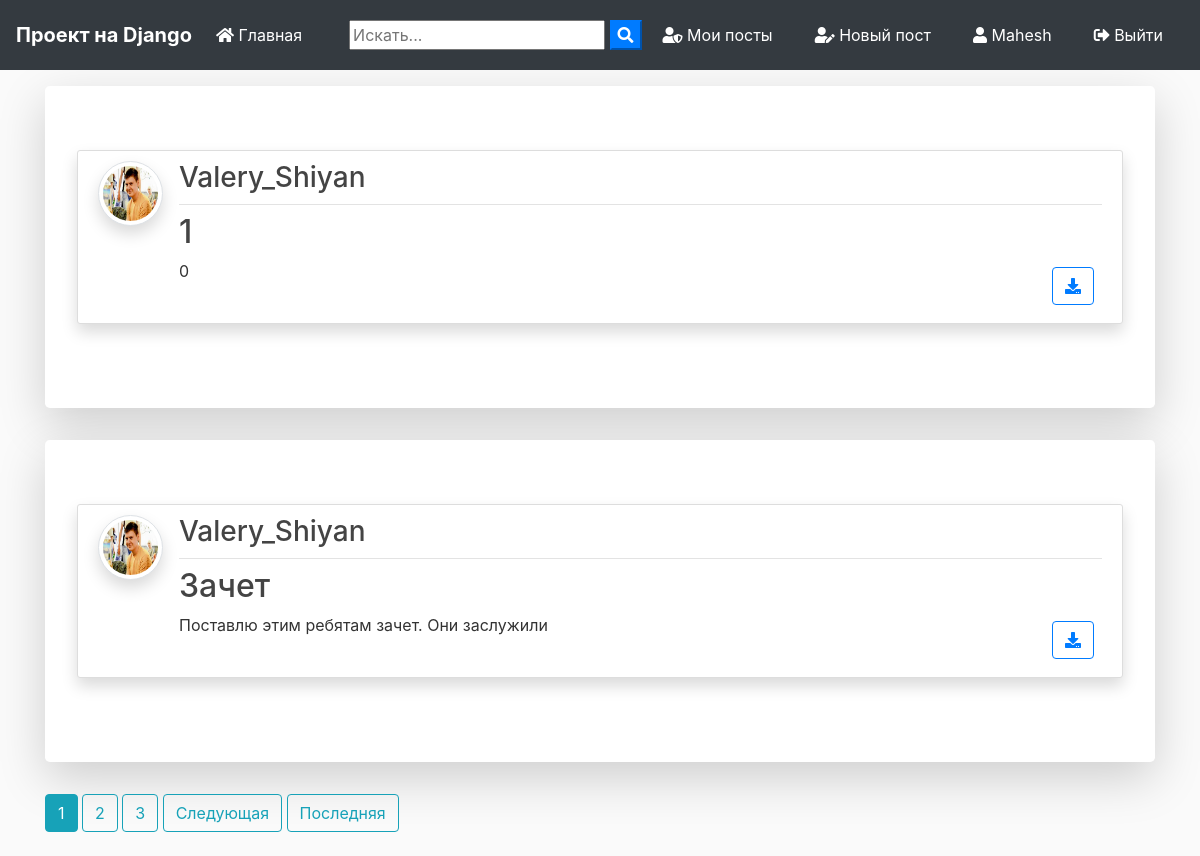
The app's page / (signed in) with its own data.
### blog/models.py (models this page shows, shortened)
class Post(models.Model):
	title = models.CharField(max_length=100)
	file = models.FileField(null=True,blank=True,upload_to='Files')
	content = models.TextField()
	date_posted = models.DateTimeField(default=timezone.now)
	author = models.ForeignKey(User, on_delete=models.CASCADE)

### users/models.py (models this page shows, shortened)
class Profile(models.Model):
    user = models.OneToOneField(User, on_delete=models.CASCADE)
    image = models.ImageField(default='default.jpg', upload_to='profile_pics')

### blog/views.py (the view)
# urls.py: path('', PostListView.as_view(), name='blog-home'),
class PostListView(ListView):
    model = Post
    template_name = 'blog/home.html'  # <app>/<model>_<viewtype>.html
    context_object_name = 'posts'
    ordering = ['-date_posted']
    paginate_by = 2

### blog/templates/blog/home.html (shortened to what this page needs)
{% extends "blog/base.html" %}
{% block content %}
    {% for post in posts %}
      <div class="jumbotron mt-3 bg-white shadow-lg">
      <article class="media content-section shadow">
        <a href="{{ post.author.profile.image.url }} " target="_blank"> <img src="{{ post.author.profile.image.url }}  " alt="" class="article-img rounded-circle img-thumbnail img-fluid shadow">
        </a>
        <div class="media-body">
          <div class="article-metadata d-flex justify-content-between">
            <a class="mr-2 " href="{% url 'user-posts' post.author.username  %}"><h3>{{ post.author }}</h3></a>
          </div>
          <h2><a class="article-title text-justify " href="{% url 'post-detail' post.id %}">{{ post.title }}</a></h2>
          <div class="d-flex justify-content-between">
            <p class="article-content text-justify text-truncate overflow-hidden">{{ post.content }}</p>
            {% if post.file %}
          <div class="form-group mt-0 pt-0  m-2">
            <a class="btn btn-outline-primary  btn-d "  href="{{ post.file.url }}"  download type="submit"><i class="fas fa-download"></i></a>
          </div>
          {% endif %}
          </div>
        </div>
      </article>
      </div>
    {% endfor %}
    {% if is_paginated %}
      {% for num in page_obj.paginator.page_range %}
        {% if page_obj.number == num %}
          <a class="btn btn-info mb-4" href="?page={{ num }}">{{ num }}</a>
        {% elif num > page_obj.number|add:'-3' and num < page_obj.number|add:'3' %}
          <a class="btn btn-outline-info mb-4" href="?page={{ num }}">{{ num }}</a>
        {% endif %}
      {% endfor %}
      {% if page_obj.has_next %}
        <a class="btn btn-outline-info mb-4" href="?page={{ page_obj.next_page_number }}">Следующая</a>
        <a class="btn btn-outline-info mb-4" href="?page={{ page_obj.paginator.num_pages }}">Последняя</a>
      {% endif %}
    {% endif %}
{% endblock content %}

### blog/templates/blog/base.html (shortened to what this page needs)
{% load static %}
<!doctype html>
<html lang="en">
  <head>
    <link rel="stylesheet" href="https://stackpath.bootstrapcdn.com/bootstrap/4.3.1/css/bootstrap.min.css">
    <link rel="stylesheet" href="https://use.fontawesome.com/releases/v5.8.1/css/all.css" >
    <link rel="stylesheet" href="{% static 'blog/main.css' %}">
</head>
  <body>
        <nav class="navbar navbar-expand-lg navbar-dark bg-dark">
                <a class="navbar-brand font-weight-bold" href="{% url 'blog-home' %}">Проект на Django</a>
                <div class="collapse navbar-collapse" id="navbarSupportedContent">
                  <ul class="navbar-nav mr-auto">
                    <li class="nav-item active">
                      <a class="nav-link" href="{% url 'blog-home' %}"><i class="fas fa-home"></i> Главная <span class="sr-only">(current)</span></a>
                    </li>
                  </ul>
                  <form id="searchform" action="{% url 'search' %}" method="get">
                    <input type="text" name="q" type="text" value="{{ request.GET.q }}" placeholder="Искать..." />
                    <button type="button" onclick="searchform.submit()" class=" text-white my-color btn-primary"><i class="fa fa-search"></i></button>
                </form>
                    {% if user.is_authenticated %}
                    <a href="{% url 'user-posts' user %}" class="btn text-white m-2"><i class="fas fa-user-shield"></i> Мои посты</a>
                    <a href="{% url 'post-create' %} " class="btn text-white m-2"><i class="fas fa-user-edit"></i> Новый пост</a>
                    <a href="{% url 'profile' %} " class="btn text-white m-2"><i class="fas fa-user"></i> {{ user.username }}</a>
                    <a href="{% url 'logout' %} " class="btn text-white m-2"><i class="fas fa-sign-out-alt"></i> Выйти</a>
                    {% else %}
                    <a href="{% url 'login' %} " class="btn text-white m-2"><i class="fas fa-user-tie"></i> Войти</a>
                    <a href="{% url 'register' %} " class="btn text-white m-2"> <i class="fas fa-sign-in-alt"></i> Зарегистрироваться</a>
                    {% endif %}
                </div>
              </nav>
      <div class="container my-bg">
    {% block content %}
    {% endblock  %}
</div>
  </body>
</html>

### blog/static/blog/main.css (style rules this page uses)
body { background: #fafafa; color: #333333; margin-top: 0; }
h1, h2, h3, h4, h5, h6 { color: #444444; }
ul { margin: 0; }
.content-section { background: #ffffff; padding: 10px 20px; border: 1px solid #dddddd; border-radius: 3px; margin-bottom: 20px; }
.article-title { color: #444444; }
.article-content { white-space: pre-line; }
.article-img { height: 65px; width: 65px; margin-right: 16px; }
.article-metadata { padding-bottom: 1px; margin-bottom: 4px; border-bottom: 1px solid #e3e3e3 }

### records on screen
Post: author.profile.image (placeholder picture), author "Valery_Shiyan", title "1", content "0"
Post: author.profile.image (placeholder picture), author "Valery_Shiyan", title "Зачет", content "Поставлю этим ребятам зачет. Они заслужили"

### other values on screen
{{ user.username }} "Mahesh"
{{ num }} "1"
{{ num }} "2" "3"
